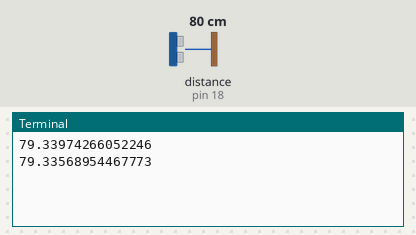
Simulated run of this program. Board: Raspberry Pi (header pin numbers). On the bench: the last lines printed to the terminal. The test bench sets the inputs (shaded band); at power-on: distance to the obstacle (sensor on pin 18) 80 cm. The echo pulse lasts 58.3 µs per cm; the clock reads 2024-03-15 10:24:30 at power-on unless the program sets it.

Above: at 1.2 s.
1.3 s: distance to the obstacle (sensor on pin 18) set to 2 cm
At 2.5 s:
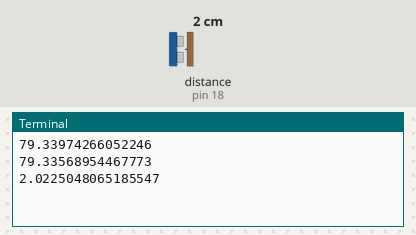
2.8 s: distance to the obstacle (sensor on pin 18) set to 4 cm
At 3.8 s:
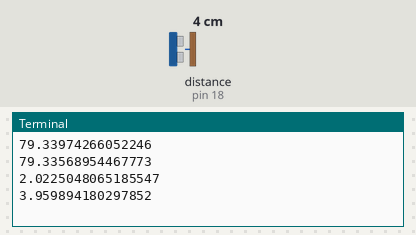
Timing chart, 0 to 5.8 s (numbered marks = the images above; inputs shaded):
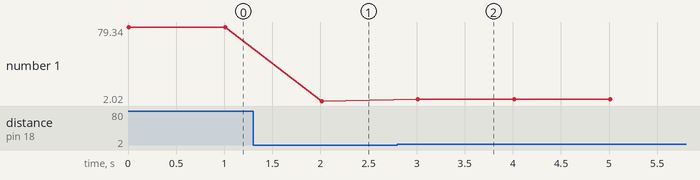

The program:

srtest.py
```python
import RPi.GPIO as GPIO
import time

tpin = 16
epin = 18
max_dis = 220
timeout = max_dis * 60

def pulsein(pin, level, timeout):
    t0 = time.time()
    while GPIO.input(pin) != level:
        if (time.time() - t0) > timeout * 0.000001:
            return 0
    t0 = time.time()
    while GPIO.input(pin) == level:
        if (time.time() - t0) > timeout * 0.000001:
            return 0
    return (time.time() - t0) * 1000000

def getsonar():
    GPIO.output(tpin, GPIO.HIGH)
    time.sleep(0.00001)
    GPIO.output(tpin, GPIO.LOW)
    pingtime = pulsein(epin, GPIO.HIGH, timeout)
    return pingtime * 0.017

if __name__ == '__main__':
    GPIO.setmode(GPIO.BOARD)
    GPIO.setup(tpin, GPIO.OUT)
    GPIO.setup(epin, GPIO.IN)
    try:
        while 1:
            dis = getsonar()
            print(dis)
            time.sleep(1)
    except KeyboardInterrupt:
        GPIO.cleanup()
```

Measured:
- after the input at 1.3 s, the terminal: prints a new line after 0.71 s (image 1)
- after the input at 2.8 s, the terminal: prints a new line after 0.21 s (image 2)
- plotted number 1: 79.34 → 2.02 after the input at 1.3 s, 2.02 → 3.96 after the input at 2.8 s
